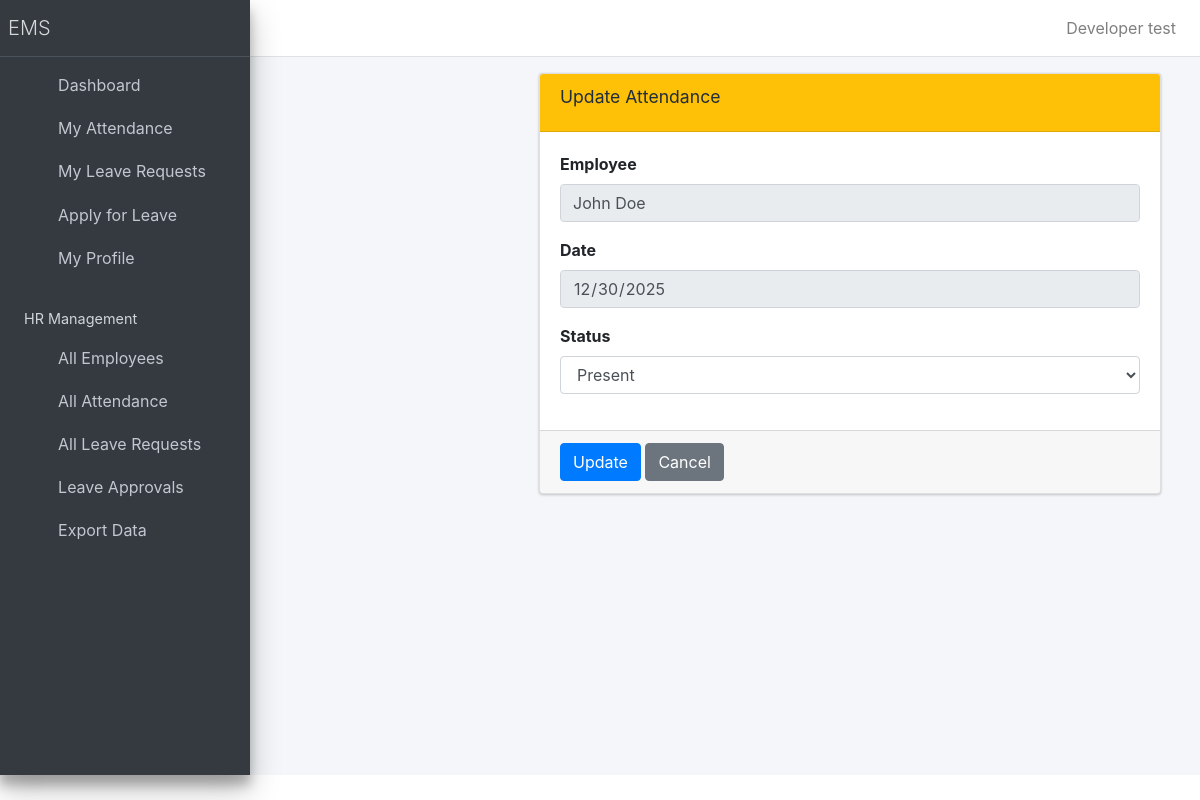
The app's page /hr/attendance/update/6/2025-12-30/ (signed in) with its own data.
### employee/models.py (models this page shows, shortened)
class Attendance(models.Model):
    employee = models.ForeignKey(Employee, on_delete=models.CASCADE)
    date = models.DateField()
    status = models.CharField(max_length=10, choices=[('Present', 'Present'), ('Absent', 'Absent'), ('Leave', 'Leave')])
    class Meta:
        constraints = [
            models.UniqueConstraint(fields=['employee', 'date'], name='unique_attendance_per_day')
        ]

class Employee(models.Model):
    user = models.OneToOneField(User, on_delete=models.CASCADE, null=True, blank=True)
    first_name = models.CharField(max_length=30)
    last_name = models.CharField(max_length=30)
    email = models.EmailField(unique=True)
    position = models.CharField(max_length=50)
    department = models.CharField(max_length=50)
    date_hired = models.DateField()
    class Meta:
       ordering = ['-date_hired']

### employee/views/hr_views.py (the view, shortened to what this page needs)
@hr_required
class UpdateAttendanceView(View):
    def get(self, request, employee_id, date):
        from datetime import datetime
        employee = get_object_or_404(Employee, pk=employee_id)
        date_obj = datetime.strptime(date, "%Y-%m-%d").date()
        attendance, created = Attendance.objects.get_or_create(
            employee=employee,
            date=date_obj,
            defaults={'status': 'Absent'}
        )
        return render(request, "hr/update_attendance.html", {"attendance": attendance})

### employee/context_processors.py (called while the page is built)
def employee_context(request):
    context = {}
    if request.user.is_authenticated:
        try:
            from .models import Employee
            employee = Employee.objects.get(user=request.user)
            context['employee'] = employee
            context['employee_name'] = f"{employee.first_name} {employee.last_name}".strip()
        except Employee.DoesNotExist:
            context['employee'] = None
            context['employee_name'] = None
    return context

### employee/utils.py (called while the page is built)
def is_hr(user):
    return user.is_authenticated and user.groups.filter(name='HR').exists()

### employee/templates/hr/update_attendance.html (shortened to what this page needs)
{% extends 'base.html' %}
{% block content %}
<div class="content-wrapper">
  <section class="content">
    <div class="container-fluid">
      <div class="card card-warning">
        <div class="card-header">
          <h3 class="card-title">Update Attendance</h3>
        </div>
        <form method="post">
          <div class="card-body">
            <div class="form-group">
              <label>Employee</label>
              <input type="text"
                     class="form-control"
                     value="{{ attendance.employee.first_name }} {{ attendance.employee.last_name }}"
                     disabled>
            </div>
            <div class="form-group">
              <label>Date</label>
              <input type="date"
                     class="form-control"
                     value="{{ attendance.date|date:'Y-m-d' }}"
                     disabled>
            </div>
            <div class="form-group">
              <label>Status</label>
              <select name="status" class="form-control" required>
                <option value="Present"
                  {% if attendance.status == 'Present' %}selected{% endif %}>
                  Present
                </option>
              </select>
            </div>
          </div>
          <div class="card-footer">
            <button type="submit" class="btn btn-primary">Update</button>
            <a href="{% url 'attendance_detail' attendance.employee.id %}"
               class="btn btn-secondary">Cancel</a>
          </div>
        </form>
      </div>
    </div>
  </section>
</div>
{% endblock %}

### records on screen
Attendance: employee.first_name "John Doe", date "12/30/2025", status "Present"

### other values on screen
{{ employee_name }} "Developer test"
